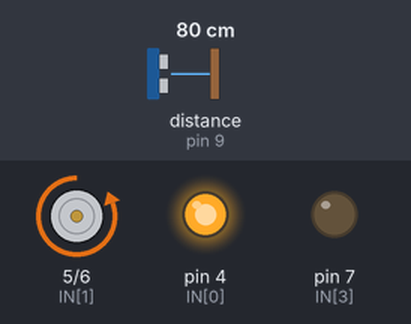
A sketch run on a simulated Arduino Uno, built with avr-gcc and run on an emulated ATmega328P. On the bench: motor-driver pin pairs drawn as motors (green arrow = first pin HIGH = forward, orange = second pin HIGH = backward, longer = more drive), output pins drawn as LEDs (lit = HIGH). Wiring (inferred from the names in the program): ultrasonic range finder: trigger pin 8; echo pin 9. Dashed ring = blinking. The inputs (shaded band) are chosen by the test bench; at power-on: distance to the obstacle (sensor on pin 9) 80 cm. The echo pulse lasts 58.3 µs per cm; pins used as bus, display or sensor lines are not drawn.

Above: at 1.2 s.
1.3 s: distance to the obstacle (sensor on pin 9) set to 28 cm
2.8 s: distance to the obstacle (sensor on pin 9) set to 25 cm
At 3.4 s:
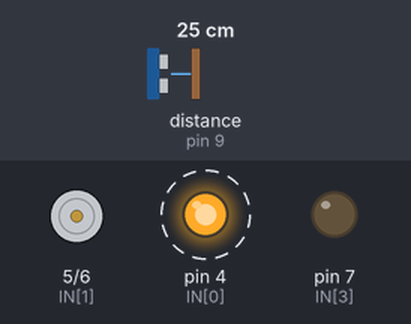
5.8 s: distance to the obstacle (sensor on pin 9) set to 35 cm
At 7.0 s:
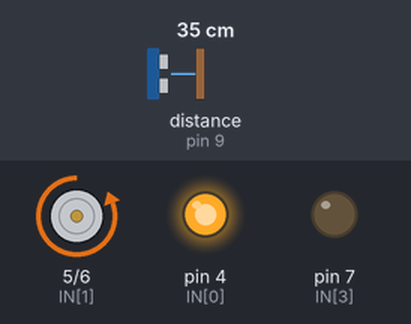
7.3 s: distance to the obstacle (sensor on pin 9) set to 2 cm
At 7.42 s:
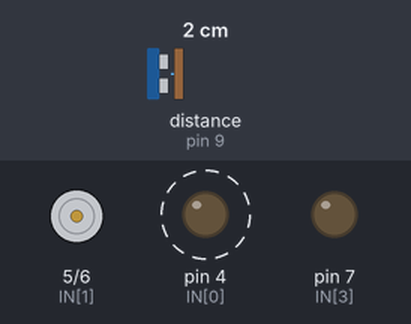
Timing chart, 0 to 11.3 s (numbered marks = the images above; inputs shaded):
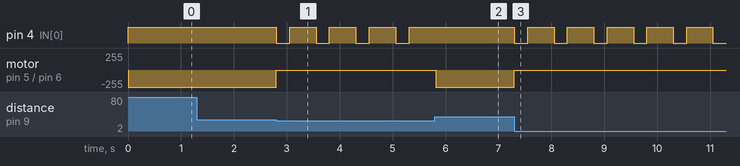

Measured:
- the behaviour switches between 27 and 26 cm on distance to the obstacle (sensor on pin 9) (found by bisection; images 0 and 1)
- after the input at 1.3 s, every drawn part: stays the same
- after the input at 2.8 s, pin 4 (IN[0]): alternates HIGH for 0.50 s and LOW for 0.25 s, starting at once; motor on pin 5 (IN[1]) / pin 6 (IN[2]): backward 255/255 → stopped at once
- after the input at 5.8 s, pin 4 (IN[0]): stops changing and stays HIGH; motor on pin 5 (IN[1]) / pin 6 (IN[2]): stopped → backward 255/255 at once
- after the input at 7.3 s, pin 4 (IN[0]): alternates HIGH for 0.50 s and LOW for 0.25 s, starting at once; motor on pin 5 (IN[1]) / pin 6 (IN[2]): backward 255/255 → stopped at once

The sketch:

Another_Solution.ino
```cpp
#define trig 8
#define echo 9
#define forward 0
#define left 1
#define right 2
#define stp 3
long duration = 0, distance = 0;
byte IN[] = {4, 5, 6, 7};
byte moving[4][4] =
{ {1, 0, 1, 0}, //forward
  {0, 0, 1, 0}, //left
  {1, 0, 0, 0}, //right
  {0, 0, 0, 0}  //stp
};
long ultrasonic(byte trigpin, byte echopin) {
  digitalWrite(trigpin, 0);
  delayMicroseconds(2);
  digitalWrite(trigpin, 1);
  delayMicroseconds(10);
  digitalWrite(trigpin, 0);
  duration = pulseIn(echopin, 1);
  distance = (duration / 2) * 0.0343;
  return distance;
}
void setup() {
  for (int i = 4; i <= 9; i++)
    pinMode(i, OUTPUT);
  pinMode(echo, INPUT);

}
void loop() {
  if (ultrasonic(trig, echo) > 25) {
    for (int i = 0; i <= 3; i++)
      digitalWrite(IN[i], moving[forward][i]);
  }
  else {
    for (int i = 0; i <= 3; i++)
      digitalWrite(IN[i], moving[stp][i]);
    delay(250);
    for (int i = 0; i <= 3; i++)
      digitalWrite(IN[i], moving[right][i]);
    delay(500);
  }
}
```
